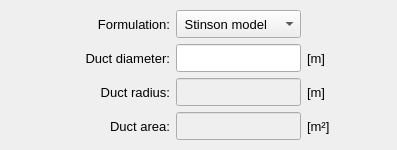
            <widget class="QWidget" name="tab_circular">
             <attribute name="title">
              <string>Circular</string>
             </attribute>
             <layout class="QGridLayout" name="gridLayout_17">
              <property name="leftMargin">
               <number>4</number>
              </property>
              <property name="topMargin">
               <number>4</number>
              </property>
              <property name="rightMargin">
               <number>4</number>
              </property>
              <property name="bottomMargin">
               <number>4</number>
              </property>
              <property name="spacing">
               <number>4</number>
              </property>
              <item row="1" column="0">
               <widget class="QFrame" name="frame_5">
                <property name="frameShape">
                 <enum>QFrame::NoFrame</enum>
                </property>
                <property name="frameShadow">
                 <enum>QFrame::Raised</enum>
                </property>
                <layout class="QGridLayout" name="gridLayout_9">
                 <property name="leftMargin">
                  <number>6</number>
                 </property>
                 <property name="topMargin">
                  <number>6</number>
                 </property>
                 <property name="rightMargin">
                  <number>6</number>
                 </property>
                 <property name="bottomMargin">
                  <number>6</number>
                 </property>
                 <property name="spacing">
                  <number>6</number>
                 </property>
                 <item row="3" column="5">
                  <widget class="QLabel" name="label_19">
                   <property name="minimumSize">
                    <size>
                     <width>40</width>
                     <height>0</height>
                    </size>
                   </property>
                   <property name="maximumSize">
                    <size>
                     <width>40</width>
                     <height>16777215</height>
                    </size>
                   </property>
                   <property name="font">
                    <font>
                     <pointsize>10</pointsize>
                    </font>
                   </property>
                   <property name="text">
                    <string>[m²]</string>
                   </property>
                  </widget>
                 </item>
                 <item row="3" column="1">
                  <widget class="QLabel" name="label_7">
                   <property name="minimumSize">
                    <size>
                     <width>120</width>
                     <height>0</height>
                    </size>
                   </property>
                   <property name="maximumSize">
                    <size>
                     <width>120</width>
                     <height>16777215</height>
                    </size>
                   </property>
                   <property name="font">
                    <font>
                     <pointsize>10</pointsize>
                    </font>
                   </property>
                   <property name="text">
                    <string>Duct area:</string>
                   </property>
                   <property name="alignment">
                    <set>Qt::AlignRight|Qt::AlignTrailing|Qt::AlignVCenter</set>
                   </property>
                  </widget>
                 </item>
                 <item row="1" column="5">
                  <widget class="QLabel" name="label_21">
                   <property name="minimumSize">
                    <size>
                     <width>40</width>
                     <height>0</height>
                    </size>
                   </property>
                   <property name="maximumSize">
                    <size>
                     <width>40</width>
                     <height>16777215</height>
                    </size>
                   </property>
                   <property name="font">
                    <font>
                     <pointsize>10</pointsize>
                    </font>
                   </property>
                   <property name="text">
                    <string>[m]</string>
                   </property>
                  </widget>
                 </item>
                 <item row="3" column="3">
                  <widget class="QLineEdit" name="lineEdit_area_circular">
                   <property name="enabled">
                    <bool>false</bool>
                   </property>
                   <property name="minimumSize">
                    <size>
                     <width>0</width>
                     <height>28</height>
                    </size>
                   </property>
                   <property name="maximumSize">
                    <size>
                     <width>200</width>
                     <height>28</height>
                    </size>
                   </property>
                   <property name="font">
                    <font>
                     <pointsize>10</pointsize>
                    </font>
                   </property>
                   <property name="alignment">
                    <set>Qt::AlignCenter</set>
                   </property>
                  </widget>
                 </item>
                 <item row="1" column="1">
                  <widget class="QLabel" name="label_8">
                   <property name="minimumSize">
                    <size>
                     <width>120</width>
                     <height>0</height>
                    </size>
                   </property>
                   <property name="maximumSize">
                    <size>
                     <width>120</width>
                     <height>16777215</height>
                    </size>
                   </property>
                   <property name="font">
                    <font>
                     <pointsize>10</pointsize>
                    </font>
                   </property>
                   <property name="text">
                    <string>Duct diameter:</string>
                   </property>
                   <property name="alignment">
                    <set>Qt::AlignRight|Qt::AlignTrailing|Qt::AlignVCenter</set>
                   </property>
                  </widget>
                 </item>
                 <item row="2" column="3">
                  <widget class="QLineEdit" name="lineEdit_radius_circular">
                   <property name="enabled">
                    <bool>false</bool>
                   </property>
                   <property name="minimumSize">
                    <size>
                     <width>0</width>
                     <height>28</height>
                    </size>
                   </property>
                   <property name="maximumSize">
                    <size>
                     <width>200</width>
                     <height>28</height>
                    </size>
                   </property>
                   <property name="font">
                    <font>
                     <pointsize>10</pointsize>
                    </font>
                   </property>
                   <property name="alignment">
                    <set>Qt::AlignCenter</set>
                   </property>
                  </widget>
                 </item>
                 <item row="2" column="1">
                  <widget class="QLabel" name="label_10">
                   <property name="minimumSize">
                    <size>
                     <width>120</width>
                     <height>0</height>
                    </size>
                   </property>
                   <property name="maximumSize">
                    <size>
                     <width>120</width>
                     <height>16777215</height>
                    </size>
                   </property>
                   <property name="font">
                    <font>
                     <pointsize>10</pointsize>
                    </font>
                   </property>
                   <property name="text">
                    <string>Duct radius:</string>
                   </property>
                   <property name="alignment">
                    <set>Qt::AlignRight|Qt::AlignTrailing|Qt::AlignVCenter</set>
                   </property>
                  </widget>
                 </item>
                 <item row="1" column="0">
                  <spacer name="horizontalSpacer_4">
                   <property name="orientation">
                    <enum>Qt::Horizontal</enum>
                   </property>
                   <property name="sizeHint" stdset="0">
                    <size>
                     <width>40</width>
                     <height>20</height>
                    </size>
                   </property>
                  </spacer>
                 </item>
                 <item row="1" column="3">
                  <widget class="QLineEdit" name="lineEdit_diameter_circular">
                   <property name="minimumSize">
                    <size>
                     <width>0</width>
                     <height>28</height>
                    </size>
                   </property>
                   <property name="maximumSize">
                    <size>
                     <width>200</width>
                     <height>28</height>
                    </size>
                   </property>
                   <property name="font">
                    <font>
                     <pointsize>10</pointsize>
                    </font>
                   </property>
                   <property name="alignment">
                    <set>Qt::AlignCenter</set>
                   </property>
                  </widget>
                 </item>
                 <item row="2" column="5">
                  <widget class="QLabel" name="label_22">
                   <property name="minimumSize">
                    <size>
                     <width>40</width>
                     <height>0</height>
                    </size>
                   </property>
                   <property name="maximumSize">
                    <size>
                     <width>40</width>
                     <height>16777215</height>
                    </size>
                   </property>
                   <property name="font">
                    <font>
                     <pointsize>10</pointsize>
                    </font>
                   </property>
                   <property name="text">
                    <string>[m]</string>
                   </property>
                  </widget>
                 </item>
                 <item row="1" column="6">
                  <spacer name="horizontalSpacer">
                   <property name="orientation">
                    <enum>Qt::Horizontal</enum>
                   </property>
                   <property name="sizeHint" stdset="0">
                    <size>
                     <width>40</width>
                     <height>20</height>
                    </size>
                   </property>
                  </spacer>
                 </item>
                 <item row="0" column="1">
                  <widget class="QLabel" name="label_9">
                   <property name="minimumSize">
                    <size>
                     <width>120</width>
                     <height>0</height>
                    </size>
                   </property>
                   <property name="maximumSize">
                    <size>
                     <width>120</width>
                     <height>16777215</height>
                    </size>
                   </property>
                   <property name="font">
                    <font>
                     <pointsize>10</pointsize>
                    </font>
                   </property>
                   <property name="text">
                    <string>Formulation:</string>
                   </property>
                   <property name="alignment">
                    <set>Qt::AlignRight|Qt::AlignTrailing|Qt::AlignVCenter</set>
                   </property>
                  </widget>
                 </item>
                 <item row="0" column="3">
                  <widget class="QComboBox" name="comboBox_formulation">
                   <property name="minimumSize">
                    <size>
                     <width>0</width>
                     <height>28</height>
                    </size>
                   </property>
                   <property name="maximumSize">
                    <size>
                     <width>200</width>
                     <height>28</height>
                    </size>
                   </property>
                   <property name="font">
                    <font>
                     <pointsize>10</pointsize>
                    </font>
                   </property>
                   <item>
                    <property name="text">
                     <string> Stinson model</string>
                    </property>
                   </item>
                   <item>
                    <property name="text">
                     <string> LRF model</string>
                    </property>
                   </item>
                  </widget>
                 </item>
                </layout>
               </widget>
              </item>
             </layout>
            </widget>
